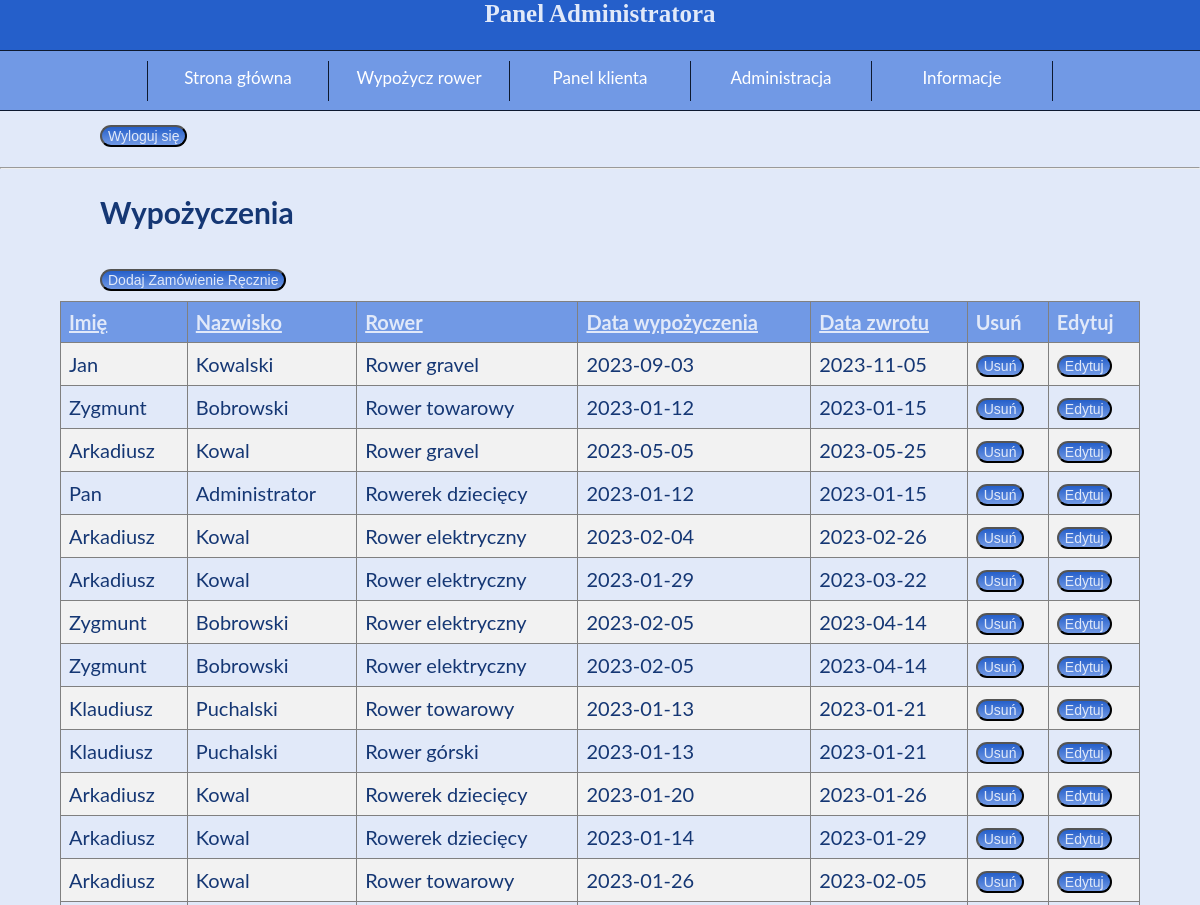
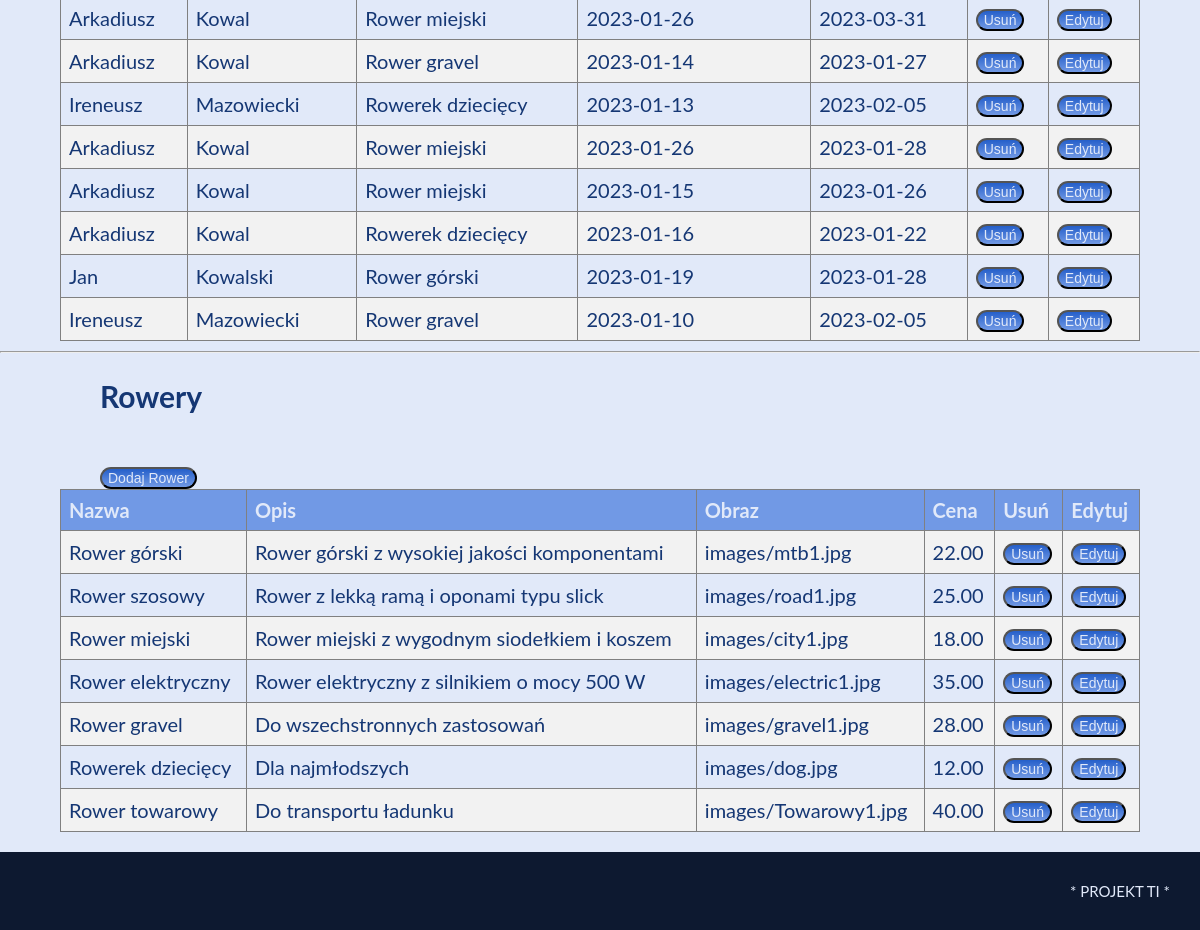
The app's page /admin_panel.php (signed in) with its own data (2 pictures, top to bottom).
### tables this page shows
CREATE TABLE `rentals` (
  `rental_id` int(11) NOT NULL AUTO_INCREMENT,
  `user_id` int(11) NOT NULL,
  `bike_id` int(11) NOT NULL,
  `start_date` date NOT NULL,
  `end_date` date NOT NULL,
  PRIMARY KEY (`rental_id`),
  KEY `user_id` (`user_id`),
  KEY `bike_id` (`bike_id`),
  CONSTRAINT `rentals_ibfk_1` FOREIGN KEY (`user_id`) REFERENCES `users` (`user_id`),
  CONSTRAINT `rentals_ibfk_2` FOREIGN KEY (`bike_id`) REFERENCES `bikes` (`bike_id`)
);

CREATE TABLE `users` (
  `user_id` int(11) NOT NULL AUTO_INCREMENT,
  `name` varchar(255) NOT NULL,
  `surname` varchar(255) NOT NULL,
  `login` varchar(255) NOT NULL,
  `password` varchar(255) NOT NULL,
  `email` varchar(255) NOT NULL,
  `street` varchar(255) NOT NULL,
  `house_number` varchar(255) NOT NULL,
  `zip_code` varchar(255) NOT NULL,
  `city` varchar(255) NOT NULL,
  PRIMARY KEY (`user_id`)
);

CREATE TABLE `bikes` (
  `bike_id` int(11) NOT NULL AUTO_INCREMENT,
  `name` varchar(255) NOT NULL,
  `description` text NOT NULL,
  `price` decimal(10,2) NOT NULL,
  `image` varchar(255) NOT NULL,
  PRIMARY KEY (`bike_id`)
);

### admin_panel.php (the view, shortened to what this page needs)
<?php
include_once 'functions.php';
require_once "db_config.php";
try {
    $pdo = new PDO("mysql:host=" . DB_HOST . ";dbname=" . DB_NAME, DB_USERNAME, DB_PASSWORD);
} catch (PDOException $error) {
    $_SESSION['error_server'] = $error->getMessage();
    header('Location:index.php');
}
$query = "SELECT users.name, users.surname, bikes.name as 'bike', rentals.start_date, rentals.end_date, rentals.rental_id
FROM rentals
JOIN users ON rentals.user_id=users.user_id
JOIN bikes ON rentals.bike_id=bikes.bike_id";
$stmt = $pdo->prepare($query);
$stmt->execute();
$result = $stmt->fetchAll();
?>
    <!DOCTYPE html>
    <html lang="pl-PL">
    <head>
        <link rel="stylesheet" href="style.css">
    </head>
    <body>
    <div class="wrapper">
        <div style="padding:  10px 100px;">
            <a href="logout.php"><input type="button" class="box-button" value="Wyloguj się"></a>
        </div>
        <hr>
        <?php
        $stmt = $pdo->prepare($query);
        $stmt->execute();
        $result = $stmt->fetchAll();
        ?>
        <h2 style="padding:  0 100px;">Wypożyczenia</h2>
        <div style="padding:  10px 100px;">
            <a href="add_rental.php"><input type="button" class="box-button"  value="Dodaj Zamówienie Ręcznie"></a>
        </div>
        <table border="1">
            <tr>
                <th><a href="?sort=name">Imię</a></th>
                <th><a href="?sort=surname">Nazwisko</a></th>
                <th><a href="?sort=bike">Rower</a></th>
                <th><a href="?sort=start_date">Data wypożyczenia</a></th>
                <th><a href="?sort=end_date">Data zwrotu</a></th>
                <th>Usuń</th>
                <th>Edytuj</th>
            </tr>
            <?php
            foreach ($result as $row) {
                echo "<tr>
<td>" . $row['name'] . "</td>";
                echo "<td>" . $row['surname'] . "</td>";
                echo "<td>" . $row['bike'] . "</td>";
                echo "<td>" . $row['start_date'] . "</td>";
                echo "<td>" . $row['end_date'] . "</td>";
                echo "<td>
<form action='' method='post'>
<input type='hidden' name='rental_id' value='" . $row['rental_id'] . "'>
<input type='submit' name='delete_rental' value='Usuń' class = 'box-button'
                         onclick='return confirm(\"Czy na pewno chcesz usunąć rekord?\");'>
</form>
</td>";
                echo "<td><form action='edit_rental.php' method='get'>
<input type='hidden' name='rental_id' value='" . $row['rental_id'] . "'>
<input type='submit' value='Edytuj' class = 'box-button'/>
</form></td>";
                echo "</tr>";
            }
            ?>
        </table>
        <hr>
        <h2 style="padding:  0 100px;">Rowery</h2>
        <br>
        <?php
        $stmt = $pdo->prepare("SELECT * FROM bikes");
        $stmt->execute();
        $result = $stmt->fetchAll();
        ?>
        <a style="padding: 100px;" href="add_bike.php"><input type="button" class="box-button" value="Dodaj Rower"></a>
        <table border="1">
            <tr>
                <th>Nazwa</th>
                <th>Opis</th>
                <th>Obraz</th>
                <th>Cena</th>
                <th>Usuń</th>
                <th>Edytuj</th>
            </tr>
            <?php
            foreach ($result as $row) {
                echo "<tr>
                      <td>" . $row['name'] . "</td>";
                echo "<td>" . $row['description'] . "</td>";
                echo "<td>" . $row['image'] . "</td>";
                echo "<td>" . $row['price'] . "</td>";
                echo "<td>
                        <form action='' method='post'>
<input type='hidden' name='bike_id' value='" . $row['bike_id'] . "'>
<input type='submit' name='delete_bike' value='Usuń' class = 'box-button'
onclick='return confirm(\"Czy na pewno chcesz usunąć rekord?\");'>
</form></td>";
                echo "<td>
                      <form action='edit_bike.php' method='get'>
                        <input type='hidden' name='bike_id' value='" . $row['bike_id'] . "'>
                        <input type='submit' name='edit' value='Edytuj' class = 'box-button' >
                      </form></td>";
                echo "</tr>";
            }
            ?>
        </table>
    </div>
    </body>
    </html>

### style.css (style rules this page uses)
body { background-color: #E1E9F9; color: #153774; font-family: 'Lato', sans-serif; font-size: 20px; margin: 0 !important; }
.wrapper { width: 100%; }
.box-button { color: #E1E9F9; text-align: center; width: auto; height: auto; font-size: 14px; background: linear-gradient(#255FCA, #7199E5); border-radius: 30px; }
table { margin-left: auto; margin-right: auto; border-collapse: collapse; width: 90%; }
th, td { text-align: left; padding: 8px; }
th { background-color: #7199E5; color: #E1E9F9; font-weight: bold; }
th a { color: #E1E9F9; }
tr:nth-child(even) { background-color: #f2f2f2; }

### records on screen
rentals: user.name "Jan", user.surname "Kowalski", bike.name "Rower gravel", start_date "2023-09-03", end_date "2023-11-05"
rentals: user.name "Zygmunt", user.surname "Bobrowski", bike.name "Rower towarowy", start_date "2023-01-12", end_date "2023-01-15"
rentals: user.name "Arkadiusz", user.surname "Kowal", bike.name "Rower gravel", start_date "2023-05-05", end_date "2023-05-25"
rentals: user.name "Pan", user.surname "Administrator", bike.name "Rowerek dziecięcy", start_date "2023-01-12", end_date "2023-01-15"
rentals: user.name "Arkadiusz", user.surname "Kowal", bike.name "Rower elektryczny", start_date "2023-02-04", end_date "2023-02-26"
rentals: user.name "Arkadiusz", user.surname "Kowal", bike.name "Rower elektryczny", start_date "2023-01-29", end_date "2023-03-22"
rentals: user.name "Zygmunt", user.surname "Bobrowski", bike.name "Rower elektryczny", start_date "2023-02-05", end_date "2023-04-14"
rentals: user.name "Zygmunt", user.surname "Bobrowski", bike.name "Rower elektryczny", start_date "2023-02-05", end_date "2023-04-14"
rentals: user.name "Klaudiusz", user.surname "Puchalski", bike.name "Rower towarowy", start_date "2023-01-13", end_date "2023-01-21"
rentals: user.name "Klaudiusz", user.surname "Puchalski", bike.name "Rower górski", start_date "2023-01-13", end_date "2023-01-21"
rentals: user.name "Arkadiusz", user.surname "Kowal", bike.name "Rowerek dziecięcy", start_date "2023-01-20", end_date "2023-01-26"
rentals: user.name "Arkadiusz", user.surname "Kowal", bike.name "Rowerek dziecięcy", start_date "2023-01-14", end_date "2023-01-29"
rentals: user.name "Arkadiusz", user.surname "Kowal", bike.name "Rower towarowy", start_date "2023-01-26", end_date "2023-02-05"
rentals: user.name "Arkadiusz", user.surname "Kowal", bike.name "Rower miejski", start_date "2023-01-26", end_date "2023-03-31"
rentals: user.name "Arkadiusz", user.surname "Kowal", bike.name "Rower gravel", start_date "2023-01-14", end_date "2023-01-27"
rentals: user.name "Ireneusz", user.surname "Mazowiecki", bike.name "Rowerek dziecięcy", start_date "2023-01-13", end_date "2023-02-05"
rentals: user.name "Arkadiusz", user.surname "Kowal", bike.name "Rower miejski", start_date "2023-01-26", end_date "2023-01-28"
rentals: user.name "Arkadiusz", user.surname "Kowal", bike.name "Rower miejski", start_date "2023-01-15", end_date "2023-01-26"
rentals: user.name "Arkadiusz", user.surname "Kowal", bike.name "Rowerek dziecięcy", start_date "2023-01-16", end_date "2023-01-22"
rentals: user.name "Jan", user.surname "Kowalski", bike.name "Rower górski", start_date "2023-01-19", end_date "2023-01-28"
rentals: user.name "Ireneusz", user.surname "Mazowiecki", bike.name "Rower gravel", start_date "2023-01-10", end_date "2023-02-05"
bikes: name "Rower górski", description "Rower górski z wysokiej jakości komponentami", image "images/mtb1.jpg", price "22.00"
bikes: name "Rower szosowy", description "Rower z lekką ramą i oponami typu slick", image "images/road1.jpg", price "25.00"
bikes: name "Rower miejski", description "Rower miejski z wygodnym siodełkiem i koszem", image "images/city1.jpg", price "18.00"
bikes: name "Rower elektryczny", description "Rower elektryczny z silnikiem o mocy 500 W", image "images/electric1.jpg", price "35.00"
bikes: name "Rower gravel", description "Do wszechstronnych zastosowań", image "images/gravel1.jpg", price "28.00"
bikes: name "Rowerek dziecięcy", description "Dla najmłodszych", image "images/dog.jpg", price "12.00"
bikes: name "Rower towarowy", description "Do transportu ładunku", image "images/Towarowy1.jpg", price "40.00"

### other values on screen
$page_title "Panel Administratora"
